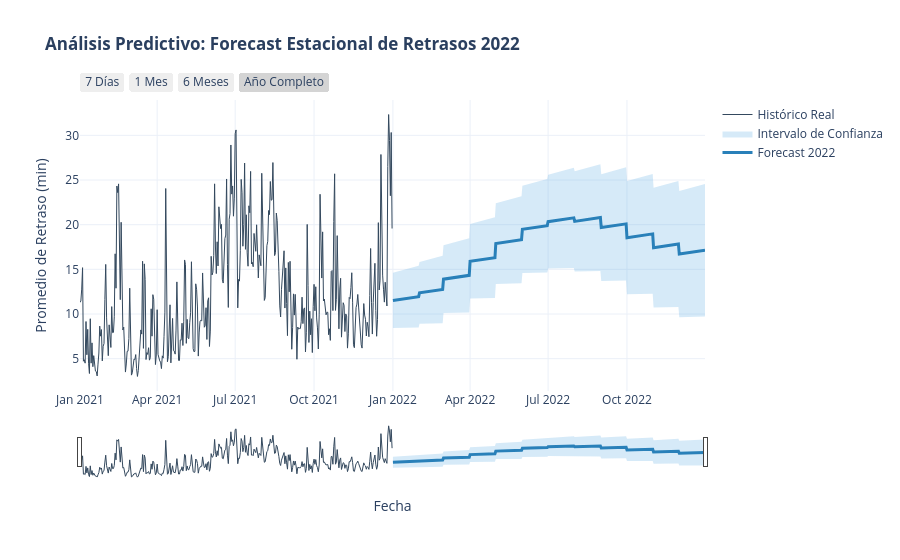

The code cell stored with this chart in its notebook:
### Markdown cell above
# **Forecast**

### Code cell
import pandas as pd
import numpy as np
import plotly.graph_objs as go
from sklearn.preprocessing import PolynomialFeatures
from sklearn.linear_model import LinearRegression

# 1. PREPARACIÓN DE LA SERIE TEMPORAL
df_ts = df[['sched_dep_dt', 'ArrDelayMinutes']].dropna().copy()
df_ts['ds'] = pd.to_datetime(df_ts['sched_dep_dt'])
# Agrupamos por día para que la curva sea fluida como en el ejemplo de Kaggle
df_daily = df_ts.set_index('ds').resample('D')['ArrDelayMinutes'].mean().fillna(method='ffill').reset_index()

# 2. CREACIÓN DE COMPONENTES (Tendencia + Estacionalidad)
# Convertimos fechas a números para que el modelo entienda el paso del tiempo
df_daily['t'] = np.arange(len(df_daily))
df_daily['month_sin'] = np.sin(2 * np.pi * df_daily['ds'].dt.month / 12)
df_daily['month_cos'] = np.cos(2 * np.pi * df_daily['ds'].dt.month / 12)

X = df_daily[['t', 'month_sin', 'month_cos']]
y = df_daily['ArrDelayMinutes']

# Entrenamos un modelo que busca la curva de tendencia
model = LinearRegression().fit(X, y)

# 3. PROYECCIÓN A FUTURO (Todo 2022)
future_range = pd.date_range(start='2022-01-01', end='2022-12-31', freq='D')
df_future = pd.DataFrame({'ds': future_range})
df_future['t'] = np.arange(len(df_daily), len(df_daily) + len(future_range))
df_future['month_sin'] = np.sin(2 * np.pi * df_future['ds'].dt.month / 12)
df_future['month_cos'] = np.cos(2 * np.pi * df_future['ds'].dt.month / 12)

# Predicción suave (Forecast)
df_future['yhat'] = model.predict(df_future[['t', 'month_sin', 'month_cos']])

# Sombra de incertidumbre (crece con el tiempo para ser realista)
uncertainty = np.linspace(y.std()*0.5, y.std()*1.2, len(df_future))
df_future['upper'] = df_future['yhat'] + uncertainty
df_future['lower'] = np.maximum(0, df_future['yhat'] - uncertainty)

# 4. GRÁFICA INTERACTIVA HÍBRIDA
fig = go.Figure()

# Histórico 2021
fig.add_trace(go.Scatter(x=df_daily['ds'], y=df_daily['ArrDelayMinutes'],
                         name='Histórico Real', line=dict(color='#34495e', width=1)))

# Sombra de Incertidumbre (Forecast)
fig.add_trace(go.Scatter(
    x=pd.concat([df_future['ds'], df_future['ds'][::-1]]),
    y=pd.concat([df_future['upper'], df_future['lower'][::-1]]),
    fill='toself', fillcolor='rgba(52, 152, 219, 0.2)',
    line=dict(color='rgba(255,255,255,0)'), name='Intervalo de Confianza'))

# Predicción 2022 (Línea suave de Forecast)
fig.add_trace(go.Scatter(x=df_future['ds'], y=df_future['yhat'],
                         name='Forecast 2022', line=dict(color='#2980b9', width=3)))

# 5. BOTONES DE GRANULARIDAD HÍBRIDA
fig.update_xaxes(
    rangeslider_visible=True,
    rangeselector=dict(
        buttons=list([
            dict(count=7, label="7 Días", step="day", stepmode="backward"),
            dict(count=1, label="1 Mes", step="month", stepmode="backward"),
            dict(count=6, label="6 Meses", step="month", stepmode="backward"),
            dict(step="all", label="Año Completo")
        ])
    )
)

fig.update_layout(
    title='<b>Análisis Predictivo: Forecast Estacional de Retrasos 2022</b>',
    xaxis_title='Fecha', yaxis_title='Promedio de Retraso (min)',
    template='plotly_white', hovermode='x unified'
)

fig.show()

### Figure 1 — Plotly figure (JSON) as saved in the notebook; plotly's stock layout.template omitted (floating-point values rounded to 4 significant figures; data arrays with more than 128 entries replaced by an {"elided": "..."} marker saying what was removed)
{"data": [{"line": {"color": "#34495e", "width": 1}, "name": "Histórico Real", "type": "scatter", "x": {"elided": "365 str values"}, "y": {"elided": "365 float values"}}, {"fill": "toself", "fillcolor": "rgba(52, 152, 219, 0.2)", "line": {"color": "rgba(255,255,255,0)"}, "name": "Intervalo de Confianza", "type": "scatter", "x": {"elided": "730 str values"}, "y": {"elided": "730 float values"}}, {"line": {"color": "#2980b9", "width": 3}, "name": "Forecast 2022", "type": "scatter", "x": {"elided": "365 str values"}, "y": {"elided": "365 float values"}}], "layout": {"hovermode": "x unified", "title": {"text": "<b>Análisis Predictivo: Forecast Estacional de Retrasos 2022</b>"}, "xaxis": {"rangeselector": {"buttons": [{"count": 7, "label": "7 Días", "step": "day", "stepmode": "backward"}, {"count": 1, "label": "1 Mes", "step": "month", "stepmode": "backward"}, {"count": 6, "label": "6 Meses", "step": "month", "stepmode": "backward"}, {"label": "Año Completo", "step": "all"}]}, "rangeslider": {"visible": true}, "title": {"text": "Fecha"}}, "yaxis": {"title": {"text": "Promedio de Retraso (min)"}}}}
